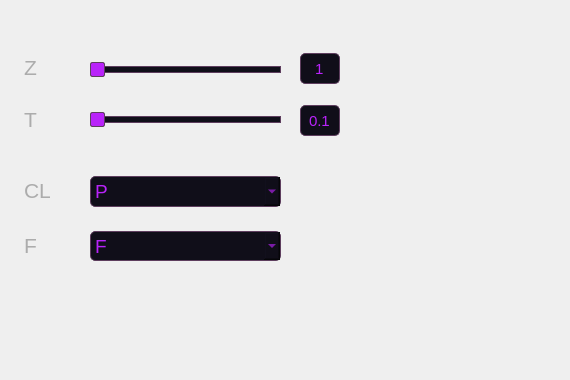
    <widget class="QWidget" name="page_2">
     <widget class="QWidget" name="widget_3" native="true">
      <property name="geometry">
       <rect>
        <x>0</x>
        <y>0</y>
        <width>561</width>
        <height>371</height>
       </rect>
      </property>
      <widget class="QLabel" name="label_23">
       <property name="geometry">
        <rect>
         <x>24</x>
         <y>230</y>
         <width>41</width>
         <height>31</height>
        </rect>
       </property>
       <property name="font">
        <font>
         <pointsize>16</pointsize>
        </font>
       </property>
       <property name="styleSheet">
        <string notr="true">
color: rgb(172, 172, 172);</string>
       </property>
       <property name="text">
        <string>F</string>
       </property>
      </widget>
      <widget class="QLabel" name="label_44">
       <property name="geometry">
        <rect>
         <x>24</x>
         <y>180</y>
         <width>61</width>
         <height>21</height>
        </rect>
       </property>
       <property name="font">
        <font>
         <pointsize>16</pointsize>
        </font>
       </property>
       <property name="styleSheet">
        <string notr="true">
color: rgb(172, 172, 172);</string>
       </property>
       <property name="text">
        <string>CL</string>
       </property>
      </widget>
      <widget class="QLineEdit" name="spTimer">
       <property name="geometry">
        <rect>
         <x>300</x>
         <y>105</y>
         <width>40</width>
         <height>31</height>
        </rect>
       </property>
       <property name="font">
        <font>
         <pointsize>11</pointsize>
        </font>
       </property>
       <property name="styleSheet">
        <string notr="true">
QLineEdit {
    color: rgb(185, 35, 250);
	background-color: rgb(16, 14, 25);
	border-radius:5px;
	border: 1px solid rgb(94, 62, 94);
}
QLineEdit:focus {
    border: 1px solid rgb(255, 48, 245);
}</string>
       </property>
       <property name="text">
        <string>0.1</string>
       </property>
       <property name="alignment">
        <set>Qt::AlignCenter</set>
       </property>
      </widget>
      <widget class="QComboBox" name="cboxTrigger">
       <property name="geometry">
        <rect>
         <x>90</x>
         <y>231</y>
         <width>191</width>
         <height>30</height>
        </rect>
       </property>
       <property name="font">
        <font>
         <family>MS Shell Dlg 2</family>
         <pointsize>14</pointsize>
         <weight>50</weight>
         <italic>false</italic>
         <bold>false</bold>
        </font>
       </property>
       <property name="styleSheet">
        <string notr="true">

QComboBox {
    color: rgb(185, 35, 250);
	background-color: rgb(16, 14, 25);
	border-radius:5px;
	border: 1px solid rgb(94, 62, 94);
}
QComboBox:focus {
    border: 1px solid rgb(255, 48, 245);
}</string>
       </property>
       <property name="editable">
        <bool>false</bool>
       </property>
       <property name="frame">
        <bool>false</bool>
       </property>
       <item>
        <property name="text">
         <string>F</string>
        </property>
       </item>
       <item>
        <property name="text">
         <string>SHT</string>
        </property>
       </item>
       <item>
        <property name="text">
         <string>AT</string>
        </property>
       </item>
       <item>
        <property name="text">
         <string>M1</string>
        </property>
       </item>
       <item>
        <property name="text">
         <string>M2</string>
        </property>
       </item>
      </widget>
      <widget class="QComboBox" name="cboxTrigger_2">
       <property name="geometry">
        <rect>
         <x>90</x>
         <y>176</y>
         <width>191</width>
         <height>31</height>
        </rect>
       </property>
       <property name="font">
        <font>
         <pointsize>14</pointsize>
        </font>
       </property>
       <property name="styleSheet">
        <string notr="true">

QComboBox {
    color: rgb(185, 35, 250);
	background-color: rgb(16, 14, 25);
	border-radius:5px;
	border: 1px solid rgb(94, 62, 94);
}
QComboBox:focus {
    border: 1px solid rgb(255, 48, 245);
}</string>
       </property>
       <item>
        <property name="text">
         <string>P</string>
        </property>
       </item>
       <item>
        <property name="text">
         <string>Y</string>
        </property>
       </item>
       <item>
        <property name="text">
         <string>R</string>
        </property>
       </item>
      </widget>
      <widget class="QLabel" name="label_45">
       <property name="geometry">
        <rect>
         <x>24</x>
         <y>99</y>
         <width>41</width>
         <height>41</height>
        </rect>
       </property>
       <property name="font">
        <font>
         <pointsize>16</pointsize>
        </font>
       </property>
       <property name="styleSheet">
        <string notr="true">
color: rgb(172, 172, 172);</string>
       </property>
       <property name="text">
        <string>T</string>
       </property>
      </widget>
      <widget class="QLineEdit" name="zoneTrigger">
       <property name="geometry">
        <rect>
         <x>300</x>
         <y>53</y>
         <width>40</width>
         <height>31</height>
        </rect>
       </property>
       <property name="font">
        <font>
         <pointsize>11</pointsize>
        </font>
       </property>
       <property name="styleSheet">
        <string notr="true">
QLineEdit {
    color: rgb(185, 35, 250);
	background-color: rgb(16, 14, 25);
	border-radius:5px;
	border: 1px solid rgb(94, 62, 94);
}
QLineEdit:focus {
    border: 1px solid rgb(255, 48, 245);
}</string>
       </property>
       <property name="text">
        <string>1</string>
       </property>
       <property name="alignment">
        <set>Qt::AlignCenter</set>
       </property>
      </widget>
      <widget class="QLabel" name="label_46">
       <property name="geometry">
        <rect>
         <x>24</x>
         <y>42</y>
         <width>41</width>
         <height>51</height>
        </rect>
       </property>
       <property name="font">
        <font>
         <pointsize>16</pointsize>
        </font>
       </property>
       <property name="styleSheet">
        <string notr="true">
color: rgb(172, 172, 172);</string>
       </property>
       <property name="text">
        <string>Z</string>
       </property>
      </widget>
      <widget class="QSlider" name="slzoneTrigger">
       <property name="geometry">
        <rect>
         <x>90</x>
         <y>60</y>
         <width>191</width>
         <height>20</height>
        </rect>
       </property>
       <property name="styleSheet">
        <string notr="true">QSlider::sub-page:horizontal {
    height: 5px;
    background-color: rgb(185, 35, 250);
    border-radius: 5px;
    border: 1px solid rgb(94, 62, 94);
}

QSlider::add-page:horizontal {
    height: 5px;
    background-color: rgb(16, 14, 25);
    border-radius: 5px;
    border: 1px solid rgb(94, 62, 94);
}

QSlider::handle:horizontal {
  width: 30px;
   height: 20px;
    margin-top: -15px;
    margin-bottom: -15px;
    border-radius: 2px;
    background: rgb(185, 35, 250);
   border: 1px solid rgb(94, 62, 94);
   
}
QSlider::handle:horizontal:hover {
    background: rgb(255, 48, 245);
}


</string>
       </property>
       <property name="orientation">
        <enum>Qt::Horizontal</enum>
       </property>
      </widget>
      <widget class="QSlider" name="slTimer">
       <property name="geometry">
        <rect>
         <x>90</x>
         <y>110</y>
         <width>191</width>
         <height>20</height>
        </rect>
       </property>
       <property name="styleSheet">
        <string notr="true">QSlider::sub-page:horizontal {
    height: 5px;
    background-color: rgb(185, 35, 250);
    border-radius: 5px;
    border: 1px solid rgb(94, 62, 94);
}

QSlider::add-page:horizontal {
    height: 5px;
    background-color: rgb(16, 14, 25);
    border-radius: 5px;
    border: 1px solid rgb(94, 62, 94);
}

QSlider::handle:horizontal {
  width: 30px;
   height: 20px;
    margin-top: -15px;
    margin-bottom: -15px;
    border-radius: 2px;
    background: rgb(185, 35, 250);
   border: 1px solid rgb(94, 62, 94);
   
}
QSlider::handle:horizontal:hover {
    background: rgb(255, 48, 245);
}


</string>
       </property>
       <property name="orientation">
        <enum>Qt::Horizontal</enum>
       </property>
      </widget>
      <widget class="QCheckBox" name="ckbTriggerOnOff">
       <property name="geometry">
        <rect>
         <x>20</x>
         <y>10</y>
         <width>51</width>
         <height>31</height>
        </rect>
       </property>
       <property name="styleSheet">
        <string notr="true">QCheckBox:indicator{
width:50px;
height:50px;
border-radius:5px;
color: rgb(185, 35, 250);
}
QCheckBox:indicator:checked
{
image:url(./switch_on.png);
}
QCheckBox:indicator:unchecked
{
image:url(./switch_off.png);
}</string>
       </property>
       <property name="text">
        <string/>
       </property>
      </widget>
     </widget>
    </widget>
